Frame 1 (no input): blank canvas, image omitted
Frame 60 (the mouse pressed at the canvas centre just before this capture): blank canvas, image omitted
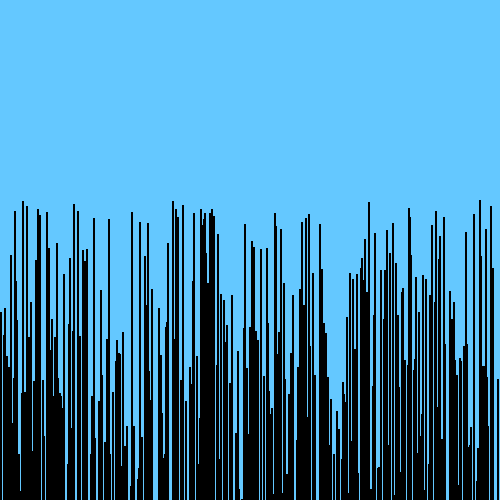
Frame 120 (the mouse held since frame 60 and released just before this capture)

The Processing sketch whose frames 1 and 60 were blank and that drew this single picture after the mouse press (run headless with seeded random() and noise(); from frame 60 on, the mouse is pressed at the canvas centre):

// Processing sketch: vissual_array_sorter2
// ── vissual_array_sorter2.pde
/* Paste the code into a new Processing sketch and complete the steps. */

//1. create an array of ints. don't initialize it yet.
int q;
int x[];
void setup() {
  //2. set the size of your window
  //  if you are using Processing 3, you cannot use variables
  //  because the developers don't know how programming is supposed to work.
size(500,500);
  //3. initialize your array with the built in width variable
     x=new int[width]; 
  
  //4. initialize the ints in the array with random numbers
  //   from 0 to the built in height variable


  
}

void draw() {
  //6. set the background color with background(r, g, b);
background(100,200,255);
  //7. set the color for your graph
fill(0,0,0);
  //8. draw a rectangle for each int in your array.
  //   the x value will be the current index in the array
  //   the y value will the height variable
  //   the width is 1 (one)
  //   the height is negative the value of the element at the current index of the array
for(int i = 0;i < x.length;i++){
rect (i,height,1,-x[i]);
}

  //9. call the stepSort method
stepSort(x);
  //10. extract the code that randomizes the array into a method.

  //11. call the method you made in step 10 when the mouse is pressed
  if(mousePressed ){
iHadToMakeAMethod();//?
  }
}
void iHadToMakeAMethod(){
 
for(int i = 0; i <x.length; i++){
   int  r = (int) random( 501 ); 
   r-=200;
x[i] = r ;
print(x[i]);
}
}
void stepSort(int[] arr) {
  for (int i = 1; i < arr.length; i++) {
    if (arr[i - 1] > arr[i]) {
      int t = arr[i];
      arr[i] = arr[i - 1];
      arr[i - 1] = t;
    }
  }
}
